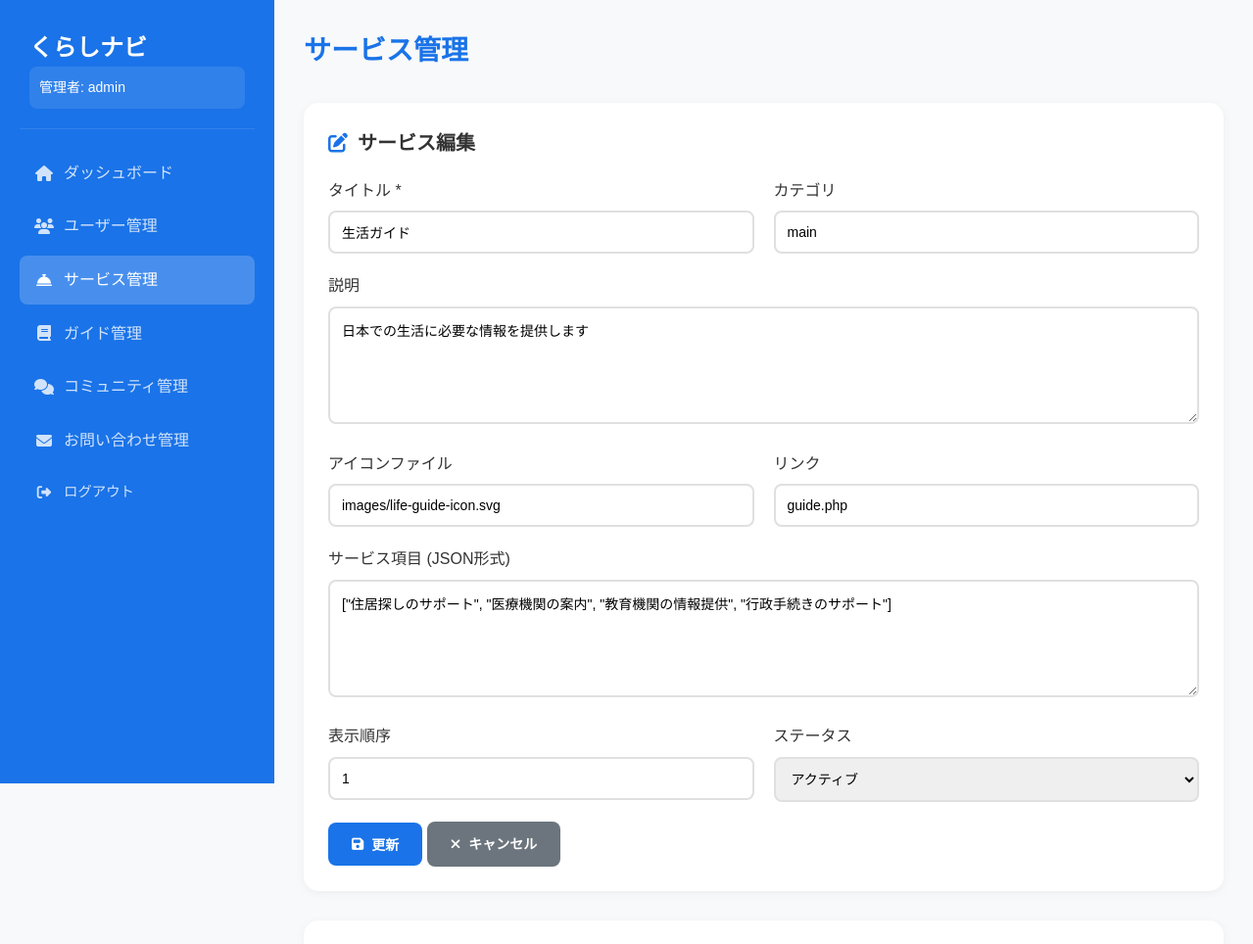
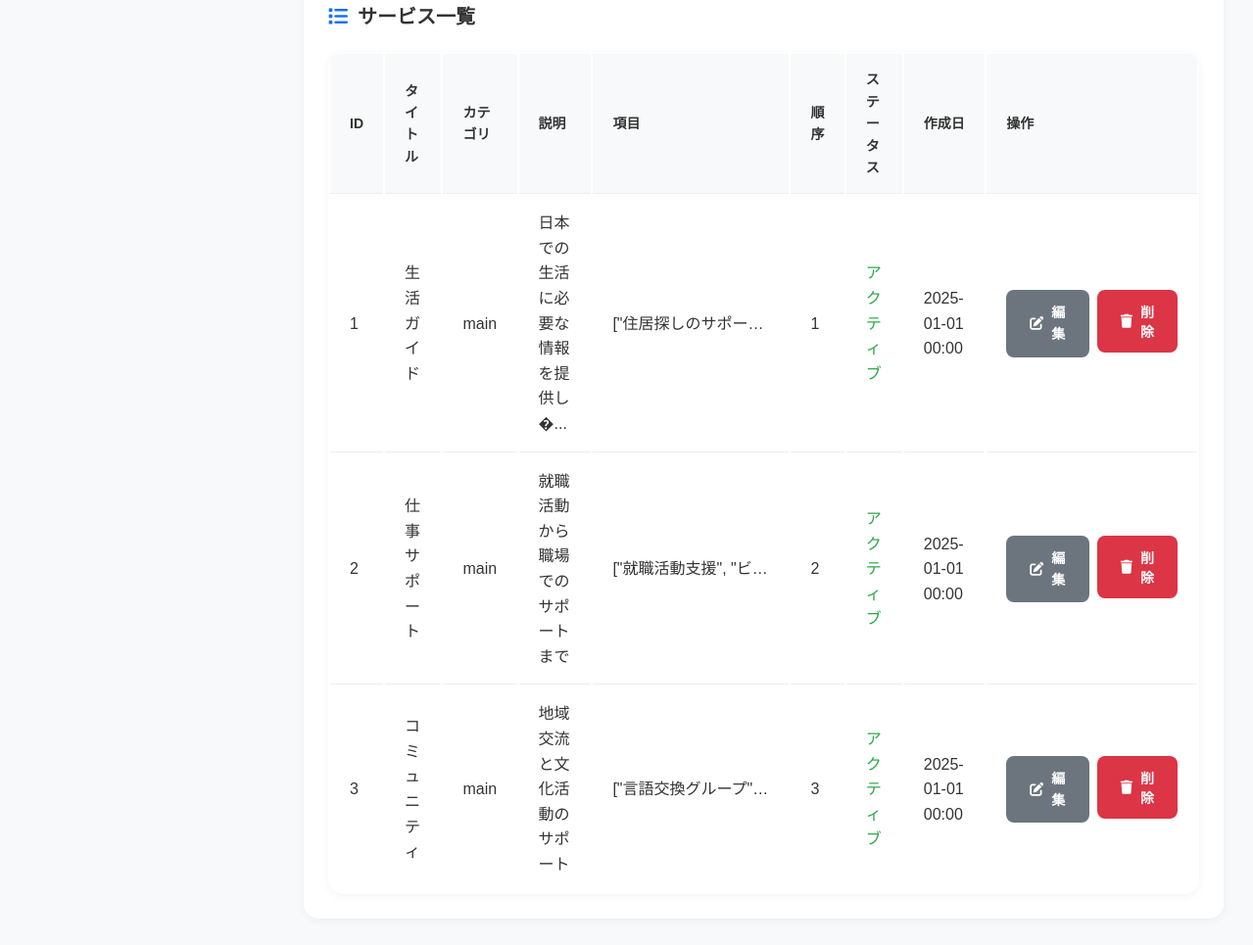
Screenshot of /admin/manage_services.php?edit=1 (signed in) with the database file from the repository (2 pictures, top to bottom).
### tables this page shows
CREATE TABLE `services` (
  `id` int(11) NOT NULL,
  `title` varchar(100) NOT NULL,
  `description` text DEFAULT NULL,
  `icon` varchar(255) DEFAULT NULL,
  `category` varchar(50) DEFAULT NULL,
  `items` text DEFAULT NULL,
  `link` varchar(255) DEFAULT NULL,
  `order_number` int(11) DEFAULT 0,
  `status` enum('active','inactive') DEFAULT 'active',
  `created_at` timestamp NOT NULL DEFAULT current_timestamp(),
  `updated_at` timestamp NOT NULL DEFAULT current_timestamp() ON UPDATE current_timestamp()
);

### admin/manage_services.php (the view, shortened to what this page needs)
<?php
require_once '../models/db.php';
try {
    $stmt = $pdo->query("SELECT * FROM services ORDER BY order_number ASC, created_at DESC");
    $services = $stmt->fetchAll();
} catch(PDOException $e) {
    $error = 'データ取得エラーが発生しました: ' . $e->getMessage();
    $services = [];
}
$editService = null;
if (isset($_GET['edit']) && is_numeric($_GET['edit'])) {
    try {
        $stmt = $pdo->prepare("SELECT * FROM services WHERE id = ?");
        $stmt->execute([$_GET['edit']]);
        $editService = $stmt->fetch();
    } catch(PDOException $e) {
        $error = '編集データの取得エラーが発生しました: ' . $e->getMessage();
    }
}
?>
<!DOCTYPE html>
<html lang="ja">
<head>
    <link rel="stylesheet" href="../css/style.css">
    <link rel="stylesheet" href="https://cdnjs.cloudflare.com/ajax/libs/font-awesome/6.5.1/css/all.min.css">
</head>
<body>
    <div class="admin-container">
        <div class="sidebar">
            <div class="sidebar-header">
                <h2>くらしナビ</h2>
                <div class="admin-info">
                    <span>管理者: <?php echo htmlspecialchars($_SESSION['admin_username']); ?></span>
                </div>
            </div>
            <ul class="sidebar-menu">
                <li><a href="dashboard.php"><i class="fas fa-home"></i>ダッシュボード</a></li>
                <li><a href="manage_users.php"><i class="fas fa-users"></i>ユーザー管理</a></li>
                <li><a href="manage_services.php" class="active"><i class="fas fa-concierge-bell"></i>サービス管理</a></li>
                <li><a href="manage_guide.php"><i class="fas fa-book"></i>ガイド管理</a></li>
                <li><a href="manage_community.php"><i class="fas fa-comments"></i>コミュニティ管理</a></li>
                <li><a href="manage_contact.php"><i class="fas fa-envelope"></i>お問い合わせ管理</a></li>
                <li><a href="logout.php" class="logout-btn"><i class="fas fa-sign-out-alt"></i>ログアウト</a></li>
            </ul>
        </div>
        <div class="main-content">
            <div class="content-header">
                <h1>サービス管理</h1>
            </div>
            <div class="form-section" id="form-section">
                <h2><i class="fas fa-edit"></i><?php echo $editService ? 'サービス編集' : '新しいサービス追加'; ?></h2>
                <form method="POST" action="">
                    <div class="form-row">
                        <div class="form-group">
                            <label for="title">タイトル *</label>
                            <input type="text" id="title" name="title" value="<?php echo $editService ? htmlspecialchars($editService['title']) : ''; ?>" required>
                        </div>
                        <div class="form-group">
                            <label for="category">カテゴリ</label>
                            <input type="text" id="category" name="category" value="<?php echo $editService ? htmlspecialchars($editService['category']) : 'main'; ?>">
                        </div>
                    </div>
                    <div class="form-group">
                        <label for="description">説明</label>
                        <textarea id="description" name="description"><?php echo $editService ? htmlspecialchars($editService['description']) : ''; ?></textarea>
                    </div>
                    <div class="form-row">
                        <div class="form-group">
                            <label for="icon">アイコンファイル</label>
                            <input type="text" id="icon" name="icon" value="<?php echo $editService ? htmlspecialchars($editService['icon']) : ''; ?>" placeholder="images/icon.svg">
                        </div>
                        <div class="form-group">
                            <label for="link">リンク</label>
                            <input type="text" id="link" name="link" value="<?php echo $editService ? htmlspecialchars($editService['link']) : ''; ?>" placeholder="guide.php">
                        </div>
                    </div>
                    <div class="form-group">
                        <label for="items">サービス項目 (JSON形式)</label>
                        <textarea id="items" name="items" placeholder='["項目1", "項目2", "項目3"]'><?php echo $editService ? htmlspecialchars($editService['items']) : ''; ?></textarea>
                    </div>
                    <div class="form-row">
                        <div class="form-group">
                            <label for="order_number">表示順序</label>
                            <input type="number" id="order_number" name="order_number" value="<?php echo $editService ? $editService['order_number'] : '0'; ?>" min="0">
                        </div>
                        <div class="form-group">
                            <label for="status">ステータス</label>
                            <select id="status" name="status">
                                <option value="active" <?php echo ($editService && $editService['status'] === 'active') ? 'selected' : ''; ?>>アクティブ</option>
                            </select>
                        </div>
                    </div>
                    <button type="submit" class="btn btn-primary">
                        <i class="fas fa-save"></i><?php echo $editService ? '更新' : '追加'; ?>
                    </button>
                    <?php if ($editService): ?>
                        <a href="manage_services.php" class="btn btn-secondary">
                            <i class="fas fa-times"></i>キャンセル
                        </a>
                    <?php endif; ?>
                </form>
            </div>
            <div class="form-section">
                <h2><i class="fas fa-list"></i>サービス一覧</h2>
                <table class="services-table">
                    <thead>
                        <tr>
                            <th>ID</th>
                            <th>タイトル</th>
                            <th>カテゴリ</th>
                            <th>説明</th>
                            <th>項目</th>
                            <th>順序</th>
                            <th>ステータス</th>
                            <th>作成日</th>
                            <th>操作</th>
                        </tr>
                    </thead>
                    <tbody>
                        <?php if (empty($services)): ?>
                            <tr>
                                <td colspan="9" style="text-align: center; padding: 40px; color: #666;">
                                    まだサービスがありません。
                                </td>
                            </tr>
                        <?php else: ?>
                            <?php foreach ($services as $service): ?>
                                <tr>
                                    <td><?php echo $service['id']; ?></td>
                                    <td><?php echo htmlspecialchars($service['title']); ?></td>
                                    <td><?php echo htmlspecialchars($service['category']); ?></td>
                                    <td><?php echo htmlspecialchars(substr($service['description'], 0, 50)) . (strlen($service['description']) > 50 ? '...' : ''); ?></td>
                                    <td class="items-preview"><?php echo htmlspecialchars($service['items']); ?></td>
                                    <td><?php echo $service['order_number']; ?></td>
                                    <td class="<?php echo $service['status'] === 'active' ? 'status-active' : 'status-inactive'; ?>">
                                        <?php echo $service['status'] === 'active' ? 'アクティブ' : '非アクティブ'; ?>
                                    </td>
                                    <td><?php echo date('Y-m-d H:i', strtotime($service['created_at'])); ?></td>
                                    <td>
                                        <div class="action-buttons">
                                            <a href="?edit=<?php echo $service['id']; ?>" class="btn btn-secondary">
                                                <i class="fas fa-edit"></i>編集
                                            </a>
                                            <form method="POST" action="" style="display: inline;" onsubmit="return confirm('本当に削除しますか？');">
                                                <button type="submit" class="btn btn-danger">
                                                    <i class="fas fa-trash"></i>削除
                                                </button>
                                            </form>
                                        </div>
                                    </td>
                                </tr>
                            <?php endforeach; ?>
                        <?php endif; ?>
                    </tbody>
                </table>
            </div>
        </div>
    </div>
</body>
</html>

### css/style.css (style rules this page uses)
:root { --primary-color: #4A90E2; --secondary-color: #2C3E50; --accent-color: #E74C3C; --text-color: #333; --light-gray: #f5f5f5; --white: #ffffff; }
* { margin: 0; padding: 0; box-sizing: border-box; }
body { font-family: 'Noto Sans JP', sans-serif; line-height: 1.6; color: var(--text-color); }
.logout-btn { color: #666; text-decoration: none; font-size: 0.9rem; }
.form-group { margin-bottom: 20px; }
.form-group label { display: block; margin-bottom: 8px; font-weight: bold; color: #333; }
.form-group input, .form-group textarea, .form-group select { width: 100%; padding: 12px; border: 1px solid #ddd; border-radius: 5px; font-size: 16px; transition: border-color 0.3s; }
.form-group textarea { height: 150px; resize: vertical; }

### admin/manage_services.php (style rules this page uses)
.admin-container { display: flex; min-height: 100vh; background: #f8f9fa; }
.sidebar { width: 280px; background: #1a73e8; color: white; padding: 30px 20px; position: fixed; height: 100vh; overflow-y: auto; }
.sidebar-header { padding: 0 10px 20px; border-bottom: 1px solid rgba(255,255,255,0.1); margin-bottom: 20px; }
.sidebar-header h2 { font-size: 24px; font-weight: 700; margin: 0; color: white; }
.sidebar-menu { list-style: none; padding: 0; margin: 0; }
.sidebar-menu li { margin-bottom: 5px; }
.sidebar-menu a { color: rgba(255,255,255,0.8); text-decoration: none; display: flex; align-items: center; padding: 12px 15px; border-radius: 8px; transition: all 0.3s ease; }
.sidebar-menu a.active { background: rgba(255,255,255,0.2); color: white; }
.sidebar-menu a i { margin-right: 10px; width: 20px; text-align: center; }
.main-content { flex: 1; margin-left: 280px; padding: 30px; }
.content-header { margin-bottom: 30px; display: flex; justify-content: space-between; align-items: center; }
.content-header h1 { font-size: 28px; font-weight: 700; color: #1a73e8; margin: 0; }
.form-section { background: white; padding: 25px; border-radius: 15px; box-shadow: 0 2px 10px rgba(0,0,0,0.05); margin-bottom: 30px; }
.form-section h2 { margin-top: 0; color: #333; font-size: 20px; margin-bottom: 20px; display: flex; align-items: center; gap: 10px; }
.form-section h2 i { color: #1a73e8; }
.form-group { margin-bottom: 20px; }
.form-group label { display: block; margin-bottom: 8px; font-weight: 500; color: #333; }
.form-group input, .form-group textarea, .form-group select { width: 100%; padding: 12px; border: 2px solid #e0e0e0; border-radius: 8px; font-size: 14px; font-family: inherit; transition: all 0.3s ease; }
.form-group textarea { height: 120px; resize: vertical; }
.form-row { display: grid; grid-template-columns: 1fr 1fr; gap: 20px; }
.btn { padding: 12px 24px; border: none; border-radius: 8px; cursor: pointer; font-size: 14px; font-weight: 600; transition: all 0.3s ease; text-decoration: none; display: inline-flex; align-items: center; gap: 8px; }
.btn-primary { background: #1a73e8; color: white; }
.btn-secondary { background: #6c757d; color: white; }
.btn-danger { background: #dc3545; color: white; }
.services-table { width: 100%; background: white; border-radius: 15px; box-shadow: 0 2px 10px rgba(0,0,0,0.05); overflow: hidden; }
.services-table th, .services-table td { padding: 15px 20px; text-align: left; border-bottom: 1px solid #eee; }
.services-table th { background: #f8f9fa; font-weight: 600; color: #333; font-size: 14px; }
.services-table tr:last-child td { border-bottom: none; }
.action-buttons { display: flex; gap: 8px; }
.status-active { color: #28a745; font-weight: 500; }
.items-preview { max-width: 200px; overflow: hidden; text-overflow: ellipsis; white-space: nowrap; }
.admin-info { display: flex; align-items: center; gap: 10px; color: white; padding: 10px; border-radius: 8px; background: rgba(255,255,255,0.1); }
.admin-info span { font-size: 14px; }
.logout-btn { color: rgba(255,255,255,0.8); text-decoration: none; padding: 8px 15px; border-radius: 6px; transition: all 0.3s ease; }

### rows the page displays
services: title "生活ガイド", category "main", description "日本での生活に必要な情報を提供します", icon "images/life-guide-icon.svg", link "guide.php", items "[\"住居探しのサポート\", \"医療機関の案内\", \"教育機関の情報提供\", \"行政手続きのサポート\"]", order_number "1", status "アクティブ", id "1", description "日本での生活に必要な情報を提供し�", items "[\"住居探しのサポー…", created_at "2025-01-01 00:00"
services: id "2", title "仕事サポート", category "main", description "就職活動から職場でのサポートまで", items "[\"就職活動支援\", \"ビ…", order_number "2", status "アクティブ", created_at "2025-01-01 00:00"
services: id "3", title "コミュニティ", category "main", description "地域交流と文化活動のサポート", items "[\"言語交換グループ\"…", order_number "3", status "アクティブ", created_at "2025-01-01 00:00"

### other values shown
$_SESSION['admin_username'] "admin"
